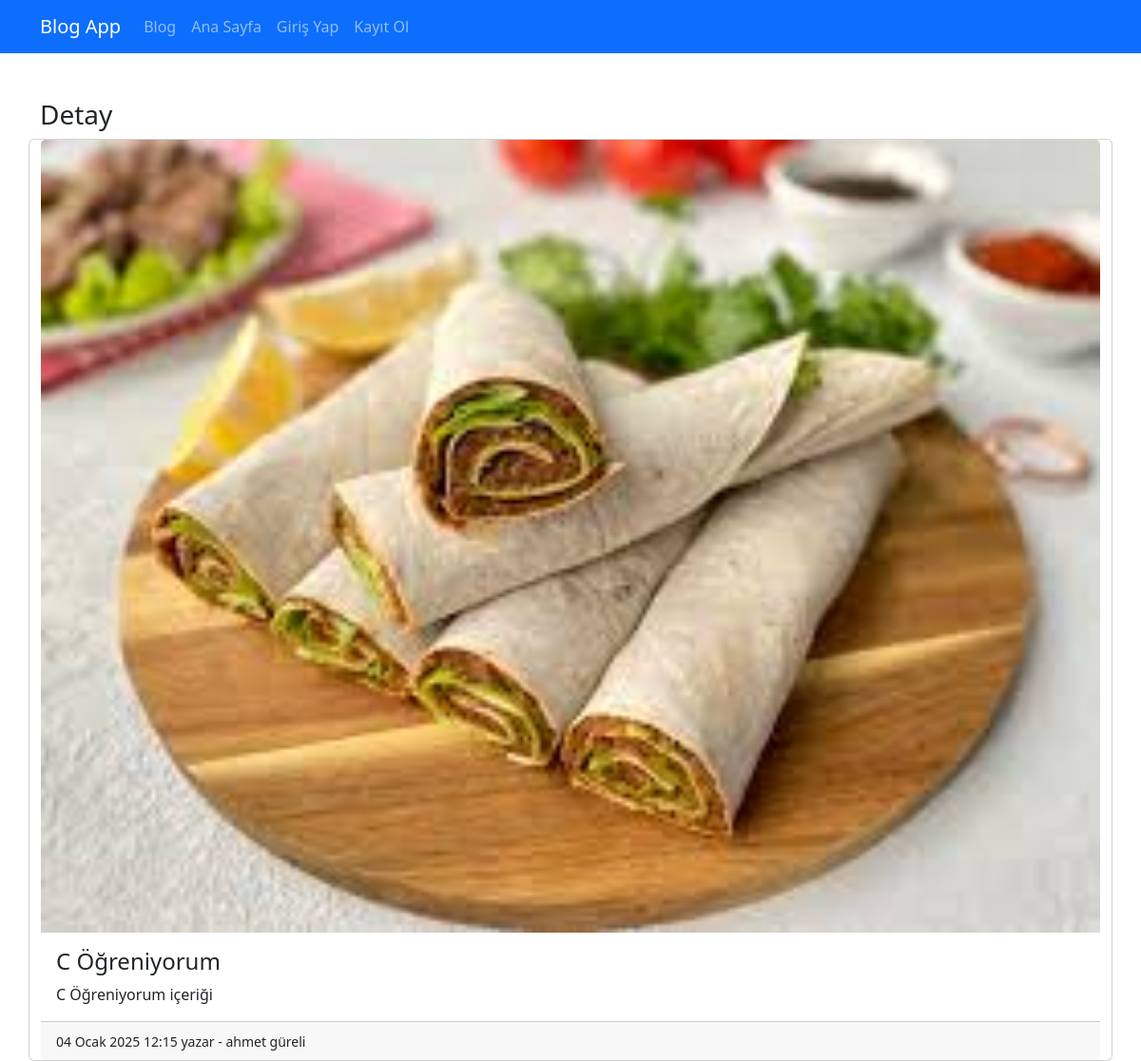
Before: /blog-detay/2 with the older database file.
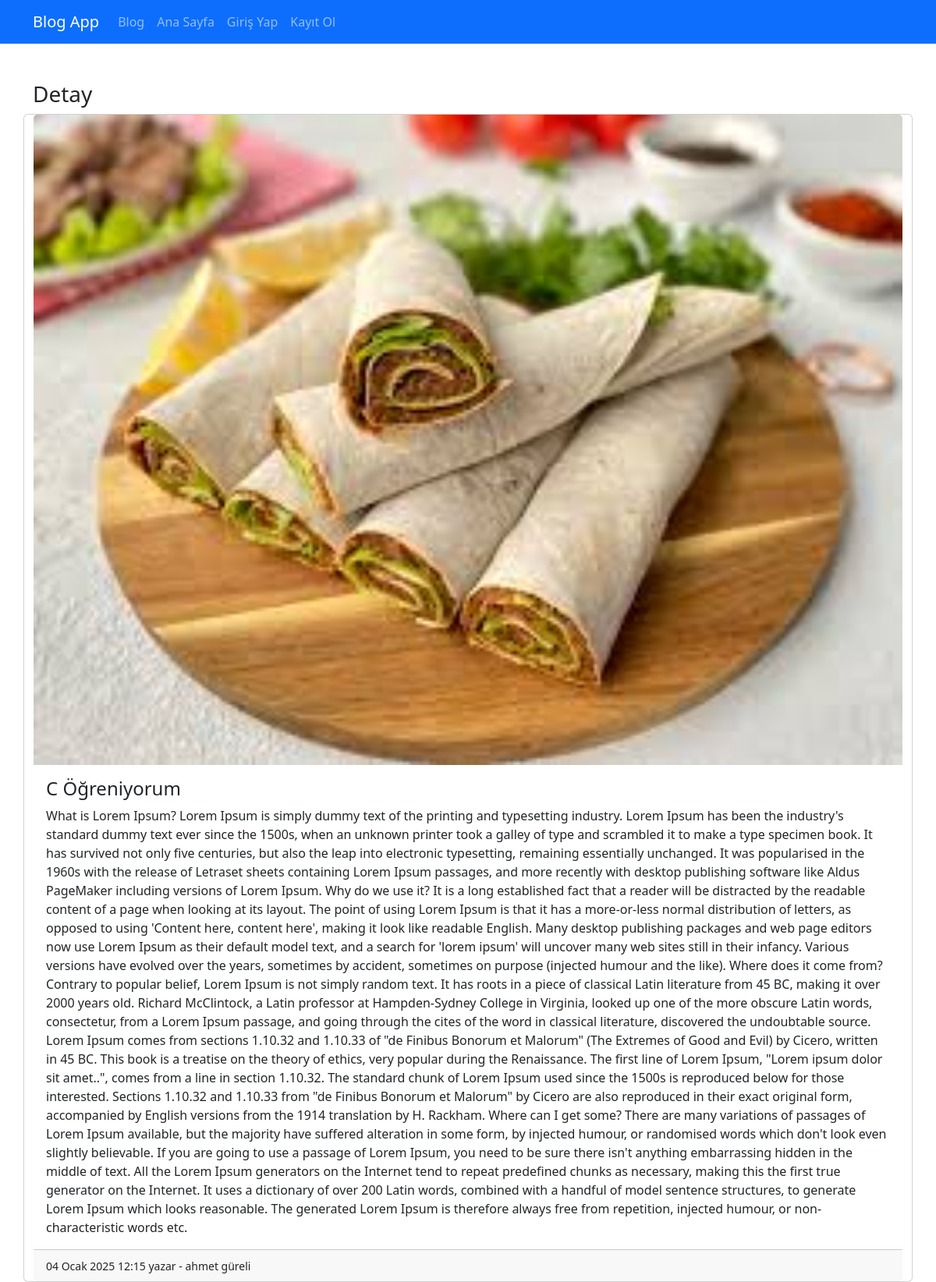
After: the same page with the newer database file.
### blogapp/models.py (models this page shows, shortened)
class BaseModel(models.Model):
    created = models.DateTimeField(auto_now_add=True, null=True)
    updated = models.DateTimeField(auto_now=True, null=True)
    is_active = models.BooleanField(default=True, verbose_name="Aktif mi ?", null=True)
    class Meta:
        abstract = True

class Blog(BaseModel):
    title = models.CharField(
        max_length=100,
        help_text="Max 100 karakter girmelisin",
        verbose_name='Başlık', null=True)
    content = models.TextField(unique=True, verbose_name="İçerik", null=True)
    author = models.ForeignKey(Author, on_delete=models.SET_NULL, null=True, related_name='blogs')
    blog_population = models.CharField(
        max_length=100,
        choices=BLOG_POPULATION_CHOICES,
        null=True, # veri tabanına blog_population alanının null olarak kayıt edilmesini sağlar
        blank=True # django formlarında bu alanı boş bırakabilme opsiyonu sunar
    )
    image = models.ImageField(upload_to='blog-image',null=True, blank=True)
    category = models.ManyToManyField(Category, related_name='blogs')
    class Meta:
        verbose_name="Yazılar"

class Author(BaseModel):
    user = models.OneToOneField(User, on_delete=models.CASCADE, related_name='author')
    birth_day = models.DateField(null=True, blank=True)
    population = models.CharField(max_length=100, choices=BLOG_POPULATION_CHOICES, null=True, blank=True)

### blogapp/views.py (the view)
# urls.py: path('blog-detay/<int:id>',views.blog_detay, name='blog_detay'),
def blog_detay(request, id):
    blog = Blog.objects.get(id=id)
    return render(request, 'blogapp/blog_detay.html',{'blog':blog})

### blogapp/context_processor.py (called while the page is built)
def categories(request):
    return {
        'categories':Category.objects.filter(is_active=True)
    }

### blogapp/templates/blogapp/blog_detay.html (shortened to what this page needs)
{% extends "blogapp/base.html" %}
{% load static %}
{% block content %}
    <h3> Detay </h3>
    <div class="row justify-content-center">
        <div class="card text-left">
            {% if blog.image %}
            <img class="card-img-top img-fluid" src="{{blog.image.url}}" height="250px" alt="">
          {% else %}
            <img class="card-img-top" src="{%static 'img/default.png'%}" height="250px" alt="">
          {% endif %}
            <div class="card-body">
             <h4 class="card-title"> {{blog.title}} </h4>
              <p class="card-text"> {{blog.content}} </p>
            </div>
            <div class="card-footer">
              <small> {{blog.created}} </small>
              <small> {{blog.author.user.username}} - {{blog.author.user.first_name}} {{blog.author.user.last_name}}   </small>
            </div>
          </div>
    </div>
{% endblock content %}

Changed rows visible on the page:
changed Blog "C Öğreniyorum": content "C Öğreniyorum içeriği" → "What is Lorem Ipsum? Lorem Ipsum is simply dummy text of the printing and typesetting industry. Lorem Ipsum has been the industry's standard dummy text ever since the 1500s, when an unknown printer took a galley of type and scrambled it to make a type specimen book. It has survived not only five centuries, but also the leap into electronic typesetting, remaining essentially unchanged. It was popularised in the 1960s with the release of Letraset sheets containing Lorem Ipsum passages, and more recently with desktop publishing software like Aldus PageMaker including versions of Lorem Ipsum. Why do we use it? It is a long established fact that a reader will be distracted by the readable…"
